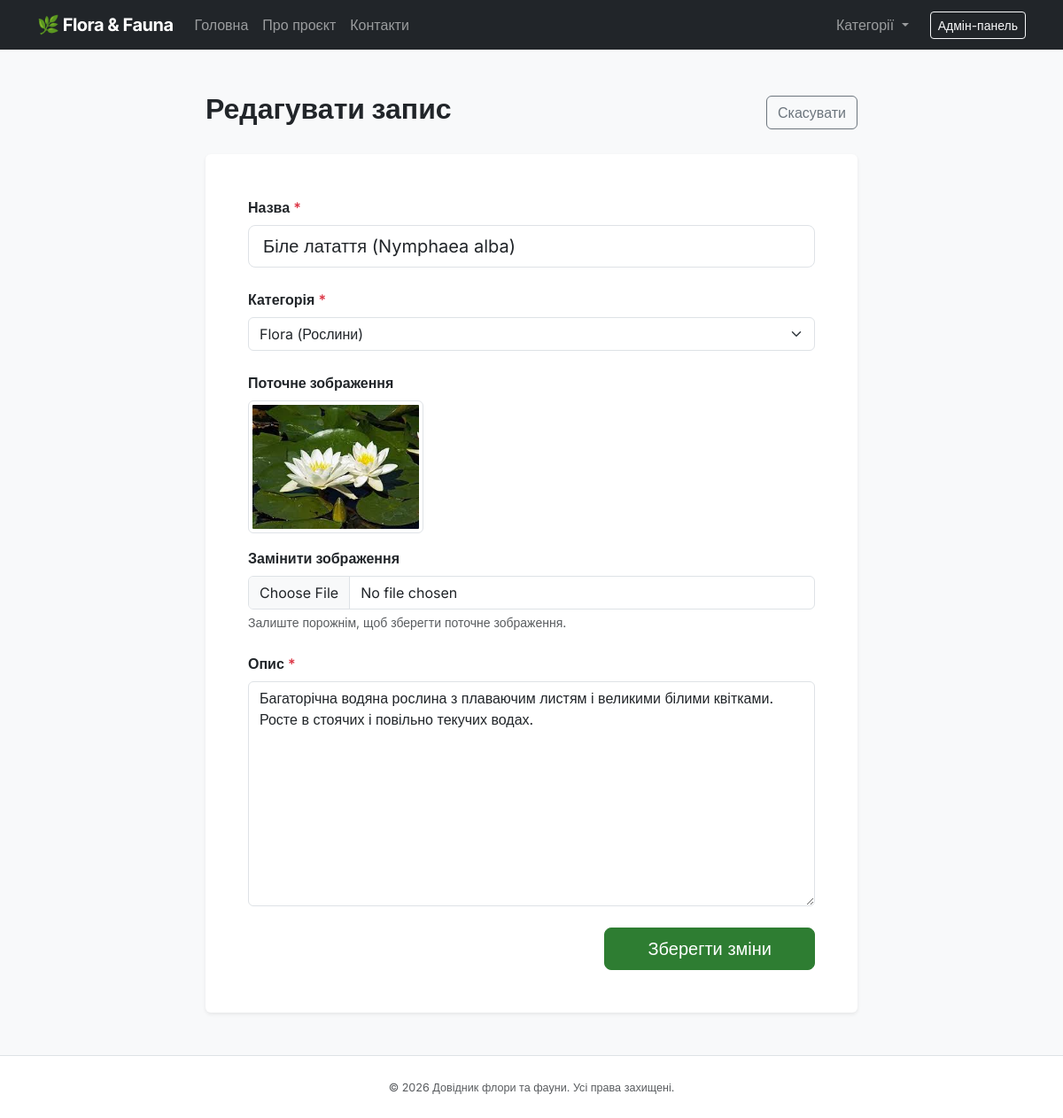
/admin/edit.php?id=1 (signed in), run on the app's committed database.
### tables this page shows
CREATE TABLE IF NOT EXISTS `menu` (
    `id` INT AUTO_INCREMENT PRIMARY KEY,
    `title` VARCHAR(50) NOT NULL,
    `url` VARCHAR(100) NOT NULL DEFAULT '/'
);

CREATE TABLE IF NOT EXISTS `entries` (
    `id` INT AUTO_INCREMENT PRIMARY KEY,
    `category_id` INT NOT NULL,
    `title` VARCHAR(255) NOT NULL,
    `content` TEXT NOT NULL,
    `image_path` VARCHAR(255) DEFAULT NULL,
    `created_at` TIMESTAMP DEFAULT CURRENT_TIMESTAMP,
    `updated_at` TIMESTAMP DEFAULT CURRENT_TIMESTAMP ON UPDATE CURRENT_TIMESTAMP,
    CONSTRAINT `fk_entries_category` FOREIGN KEY (`category_id`) REFERENCES `categories`(`id`) ON DELETE CASCADE
);

CREATE TABLE IF NOT EXISTS `categories` (
    `id` INT AUTO_INCREMENT PRIMARY KEY,
    `name` VARCHAR(100) NOT NULL UNIQUE
);

### admin/edit.php (called while the page is built, shortened)
<?php
require_once __DIR__ . '/../core/init.php';
$id = isset($_GET['id']) ? (int)$_GET['id'] : 0;
$entry = get_entry_by_id($db_connection, $id);
$categories = get_active_categories($db_connection);
require_once __DIR__ . '/../views/header.view.php';
require_once __DIR__ . '/../views/admin/edit.view.php';
require_once __DIR__ . '/../views/footer.view.php';

### core/functions.php (called while the page is built, shortened)
<?php
function get_navigation_menu(PDO $connection): array
{
    $query = "SELECT title, url FROM menu ORDER BY id ASC";
    $statement = $connection->query($query);
    return $statement->fetchAll();
}
function get_active_categories(PDO $connection): array
{
    $query = "SELECT id, name FROM categories ORDER BY name ASC";
    $statement = $connection->query($query);
    return $statement->fetchAll();
}
function get_entry_by_id(PDO $connection, int $id): ?array
{
    $query = "SELECT e.*, c.name as category_name
              FROM entries e
              JOIN categories c ON e.category_id = c.id
              WHERE e.id = :id
              LIMIT 1";
    $statement = $connection->prepare($query);
    $statement->execute(['id' => $id]);
    $entry = $statement->fetch();
    return $entry ?: null;
}

### core/init.php (called while the page is built, shortened)
<?php
require_once __DIR__ . '/functions.php';
try {
    $db_connection = get_db_connection();
    $header_menu = get_navigation_menu($db_connection);
    $header_categories = get_active_categories($db_connection);
} catch (PDOException $e) {
    if (($_ENV['APP_ENV'] ?? 'development') === 'development') {
        die("Помилка підключення до бази даних: " . $e->getMessage());
    }
    error_log("DB Connection Error: " . $e->getMessage());
}

### views/admin/edit.view.php (the view, shortened to what this page needs)
<div class="row justify-content-center">
    <div class="col-lg-8">
        <div class="d-flex justify-content-between align-items-center mb-4">
            <h1 class="h2 fw-bold">Редагувати запис</h1>
            <a href="/admin/index.php" class="btn btn-outline-secondary">Скасувати</a>
        </div>
        <div class="card shadow-sm border-0">
            <div class="card-body p-4 p-md-5">
                <form action="/admin/edit.php?id=<?= $entry['id'] ?>" method="POST" enctype="multipart/form-data">
                    <div class="mb-4">
                        <label for="title" class="form-label fw-semibold">Назва <span class="text-danger">*</span></label>
                        <input type="text" name="title" id="title" class="form-control form-control-lg" value="<?= htmlspecialchars($entry['title']) ?>" required>
                    </div>
                    <div class="mb-4">
                        <label for="category_id" class="form-label fw-semibold">Категорія <span class="text-danger">*</span></label>
                        <select name="category_id" id="category_id" class="form-select" required>
                            <?php foreach ($categories as $category): ?>
                                <option value="<?= $category['id'] ?>" <?= $category['id'] == $entry['category_id'] ? 'selected' : '' ?>>
                                    <?= htmlspecialchars($category['name']) ?>
                                </option>
                            <?php endforeach; ?>
                        </select>
                    </div>
                    <div class="mb-4">
                        <label class="form-label fw-semibold d-block">Поточне зображення</label>
                        <?php if (!empty($entry['image_path'])): ?>
                            <div class="mb-3">
                                <img src="/img/<?= htmlspecialchars($entry['image_path']) ?>" class="img-thumbnail" style="max-height: 150px;">
                            </div>
                        <?php else: ?>
                            <p class="text-muted small">Зображення відсутнє</p>
                        <?php endif; ?>
                        <label for="image" class="form-label fw-semibold">Замінити зображення</label>
                        <input type="file" name="image" id="image" class="form-control" accept="image/*">
                        <div class="form-text">Залиште порожнім, щоб зберегти поточне зображення.</div>
                    </div>
                    <div class="mb-4">
                        <label for="content" class="form-label fw-semibold">Опис <span class="text-danger">*</span></label>
                        <textarea name="content" id="content" class="form-control" rows="10" required><?= htmlspecialchars($entry['content']) ?></textarea>
                    </div>
                    <div class="d-grid gap-2 d-md-flex justify-content-md-end">
                        <button type="submit" class="btn btn-primary btn-lg px-5">Зберегти зміни</button>
                    </div>
                </form>
            </div>
        </div>
    </div>
</div>

### views/header.view.php (shortened to what this page needs)
<!DOCTYPE html>
<html lang="uk">
<head>
    <link href="https://cdn.jsdelivr.net/npm/bootstrap@5.3.3/dist/css/bootstrap.min.css" rel="stylesheet">
    <link rel="stylesheet" href="/css/main.css">
</head>
<body class="bg-light">
    <nav class="navbar navbar-expand-lg navbar-dark bg-dark">
        <div class="container">
            <a class="navbar-brand fw-bold" href="/">🌿 Flora & Fauna</a>
            <div class="collapse navbar-collapse" id="navbarMain">
                <ul class="navbar-nav me-auto mb-2 mb-lg-0">
                    <?php foreach ($header_menu as $menu_item): ?>
                        <li class="nav-item">
                            <a class="nav-link" href="<?= htmlspecialchars($menu_item['url']) ?>">
                                <?= htmlspecialchars($menu_item['title']) ?>
                            </a>
                        </li>
                    <?php endforeach; ?>
                </ul>
                <ul class="navbar-nav ms-auto mb-2 mb-lg-0">
                    <?php if (isset($header_categories)): ?>
                        <li class="nav-item dropdown">
                            <a class="nav-link dropdown-toggle" href="#" id="categoryDropdown" role="button" data-bs-toggle="dropdown" aria-expanded="false">
                                Категорії
                            </a>
                        </li>
                    <?php endif; ?>
                </ul>
                <div class="d-flex ms-lg-3">
                    <?php if (isset($_SESSION['user_id'])): ?>
                        <a href="/admin/index.php" class="btn btn-outline-light btn-sm">Адмін-панель</a>
                    <?php else: ?>
                        <a href="/login.php" class="btn btn-primary btn-sm">Вхід</a>
                    <?php endif; ?>
                </div>
            </div>
        </div>
    </nav>
    <main class="container py-5">

### css/main.css (style rules this page uses)
:root { --primary-color: #2e7d32; --secondary-color: #607d8b; --bg-color: #f8f9fa; --text-color: #212529; }
body { font-family: 'Inter', sans-serif; color: var(--text-color); min-height: 100vh; display: flex; flex-direction: column; }
main { flex: 1; }
.navbar-brand { letter-spacing: -0.5px; }
.btn-primary { background-color: var(--primary-color); border-color: var(--primary-color); }
.card { border: 1px solid rgba(0,0,0,.125); }

### data on the page
menu: title "Головна"
menu: title "Про проєкт"
menu: title "Контакти"
entries: title "Біле латаття (Nymphaea alba)", category_id "Flora (Рослини)", image_path (picture), content "Багаторічна водяна рослина з плаваючим листям і великими білими квітками. Росте в стоячих і повільно текучих водах."
